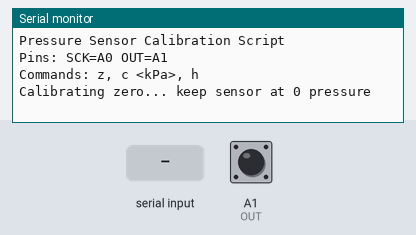
A sketch run on a simulated Arduino Uno, built with avr-gcc and run on an emulated ATmega328P. On the bench: the last lines printed to the serial monitor. The inputs (shaded band) are chosen by the test bench; at power-on: A1 (OUT) HIGH.

Above: at 1.1 s.
1.2 s: A1 (OUT) pulled LOW for 1 s
At 4.8 s:
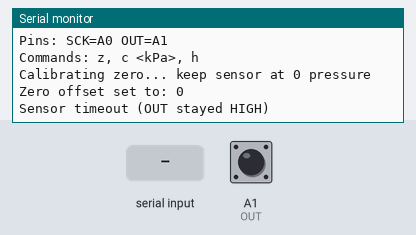
5.2 s: "H" received over Serial
At 7.1 s:
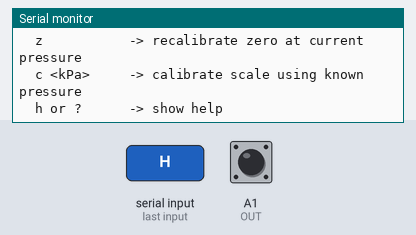
7.7 s: A1 (OUT) pulled LOW for 0.15 s
At 8.4 s:
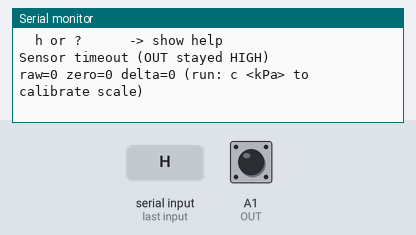
9.3 s: "c90\n" received over Serial
At 11.0 s:
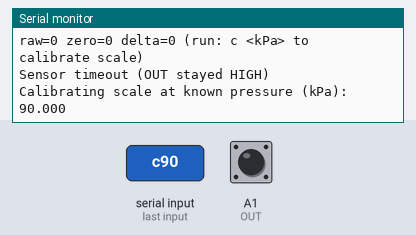
11.3 s: A1 (OUT) pulled LOW for 1 s
At 13.1 s:
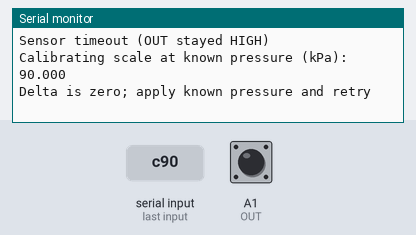
13.8 s: "c" received over Serial
At 16.9 s:
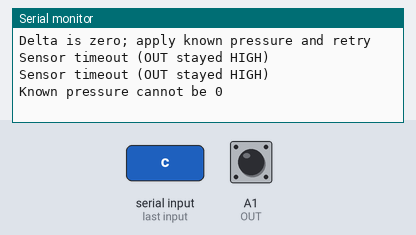

Measured:
- after the input at 1.2 s, the serial monitor: prints a new line after 2.0 s (image 1)
- after the input at 5.2 s, the serial monitor: prints a new line after 1.0 s (image 2)
- after the input at 7.7 s, the serial monitor: prints a new line after 0.12 s (image 3)
- after the input at 9.3 s, the serial monitor: prints a new line after 0.52 s (image 4)
- after the input at 11.3 s, the serial monitor: prints a new line after 1.0 s (image 5)
- after the input at 13.8 s, the serial monitor: prints a new line after 2.5 s (image 6)

The sketch:

pressure_sensor_test.ino
```cpp
// ============================================================
// Pressure Sensor Calibration (HX710/HX711-style timing)
// Wiring (as requested):
//   SCK -> A0
//   OUT -> A1
//   VCC -> 5V
//   GND -> GND
// ============================================================

#include <Arduino.h>

#define SCK A0
#define OUT A1

const unsigned long READY_TIMEOUT_MS = 1000;
const unsigned int CLOCK_DELAY_US = 5;
const int ZERO_SAMPLES = 50;

int32_t zeroOffset = 0;
float countsPerKpa = 0.0f;
bool hasScale = false;

bool waitReady() {
  unsigned long start = millis();
  while (digitalRead(OUT) == HIGH) {
    if (millis() - start > READY_TIMEOUT_MS) return false;
    delay(1);
  }
  return true;
}

bool readRaw24(int32_t &rawSigned) {
  if (!waitReady()) return false;

  uint32_t value = 0;
  for (int i = 0; i < 24; i++) {
    digitalWrite(SCK, HIGH);
    delayMicroseconds(CLOCK_DELAY_US);

    value <<= 1;
    if (digitalRead(OUT)) value |= 1UL;

    digitalWrite(SCK, LOW);
    delayMicroseconds(CLOCK_DELAY_US);
  }

  // Required extra pulse to finish conversion cycle.
  digitalWrite(SCK, HIGH);
  delayMicroseconds(CLOCK_DELAY_US);
  digitalWrite(SCK, LOW);
  delayMicroseconds(CLOCK_DELAY_US);

  if (value & 0x800000UL) {
    value |= 0xFF000000UL;
  }
  rawSigned = (int32_t)value;
  return true;
}

bool averageRaw(int samples, int32_t &avgOut) {
  long total = 0;
  int good = 0;
  for (int i = 0; i < samples; i++) {
    int32_t raw = 0;
    if (readRaw24(raw)) {
      total += raw;
      good++;
    }
    delay(20);
  }

  if (good == 0) return false;
  avgOut = total / good;
  return true;
}

void calibrateZero() {
  Serial.println("Calibrating zero... keep sensor at 0 pressure");
  int32_t avg = 0;
  if (!averageRaw(ZERO_SAMPLES, avg)) {
    Serial.println("Zero calibration failed (sensor timeout)");
    return;
  }

  zeroOffset = avg;
  Serial.print("Zero offset set to: ");
  Serial.println(zeroOffset);
}

void calibrateScale(float knownKpa) {
  if (knownKpa == 0.0f) {
    Serial.println("Known pressure cannot be 0");
    return;
  }

  Serial.print("Calibrating scale at known pressure (kPa): ");
  Serial.println(knownKpa, 3);

  int32_t avg = 0;
  if (!averageRaw(ZERO_SAMPLES, avg)) {
    Serial.println("Scale calibration failed (sensor timeout)");
    return;
  }

  long delta = (long)avg - (long)zeroOffset;
  if (delta == 0) {
    Serial.println("Delta is zero; apply known pressure and retry");
    return;
  }

  countsPerKpa = (float)delta / knownKpa;
  hasScale = true;

  Serial.print("Scale set: countsPerKpa = ");
  Serial.println(countsPerKpa, 6);
}

void handleSerialCommands() {
  if (!Serial.available()) return;

  char cmd = (char)Serial.read();
  if (cmd == 'z' || cmd == 'Z') {
    calibrateZero();
    return;
  }

  if (cmd == 'c' || cmd == 'C') {
    float knownKpa = Serial.parseFloat();
    calibrateScale(knownKpa);
    return;
  }

  if (cmd == 'h' || cmd == 'H' || cmd == '?') {
    Serial.println("Commands:");
    Serial.println("  z           -> recalibrate zero at current pressure");
    Serial.println("  c <kPa>     -> calibrate scale using known pressure");
    Serial.println("  h or ?      -> show help");
    return;
  }
}

void setup() {
  Serial.begin(9600);
  pinMode(SCK, OUTPUT);
  pinMode(OUT, INPUT_PULLUP);
  digitalWrite(SCK, LOW);

  Serial.println("Pressure Sensor Calibration Script");
  Serial.println("Pins: SCK=A0 OUT=A1");
  Serial.println("Commands: z, c <kPa>, h");
  delay(300);

  calibrateZero();
}

void loop() {
  handleSerialCommands();

  int32_t raw = 0;
  if (!readRaw24(raw)) {
    Serial.println("Sensor timeout (OUT stayed HIGH)");
    delay(500);
    return;
  }

  long delta = (long)raw - (long)zeroOffset;

  Serial.print("raw=");
  Serial.print(raw);
  Serial.print(" zero=");
  Serial.print(zeroOffset);
  Serial.print(" delta=");
  Serial.print(delta);

  if (hasScale && countsPerKpa != 0.0f) {
    float kpa = ((float)delta) / countsPerKpa;
    float cmH2O = kpa * 10.1972f;
    Serial.print(" kPa=");
    Serial.print(kpa, 3);
    Serial.print(" cmH2O=");
    Serial.print(cmH2O, 2);
  } else {
    Serial.print(" (run: c <kPa> to calibrate scale)");
  }

  Serial.println();
  delay(500);
}
```
